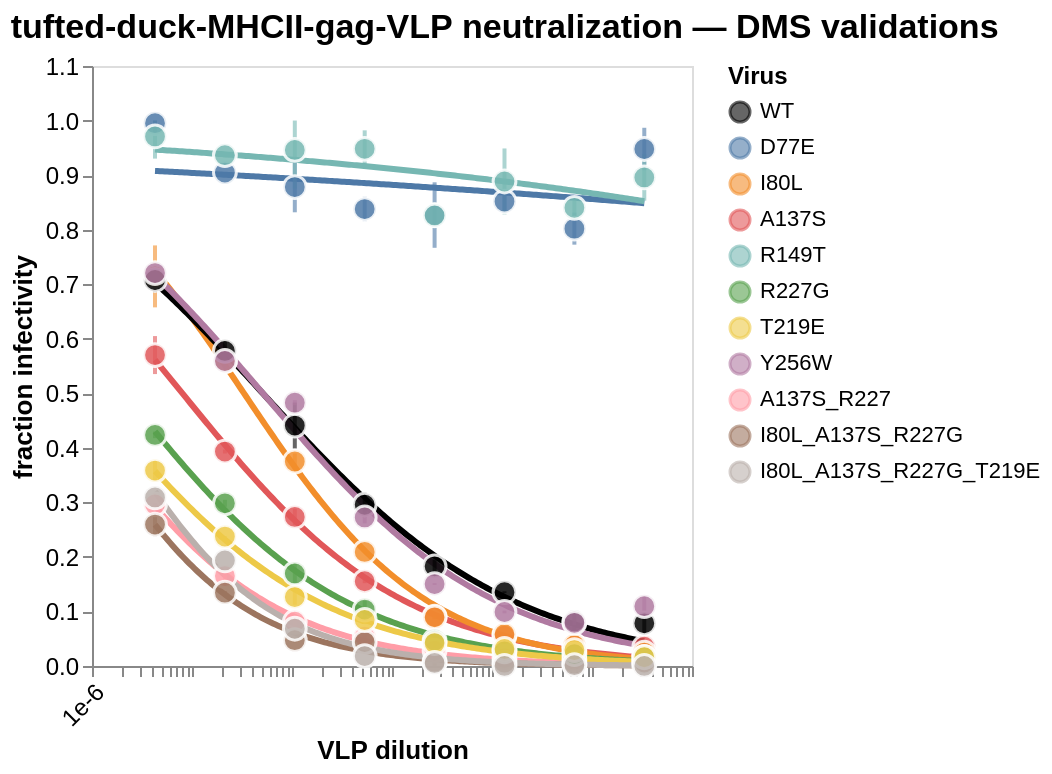

Notebook cell for this chart:
### Markdown cell above
## Build the Altair chart

### Code cell
# ── Virus order and color mapping ─────────────────────────────────────────────
virus_order = [
    'WT', 'D77E', 'I80L', 'A137S', 'R149T',
    'R227G', 'T219E', 'Y256W', 'A137S_R227', 'I80L_A137S_R227G', 'I80L_A137S_R227G_T219E',
]

tableau10 = [
    '#4e79a7', '#f28e2b', '#e15759', '#76b7b2', '#59a14f',
    '#edc948', '#b07aa1', '#ff9da7', '#9c755f', '#bab0ac','#7EB77F'
]

color_map = {}
t10_idx = 0
for v in virus_order:
    if v == 'WT':
        color_map[v] = '#000000'
    else:
        color_map[v] = tableau10[t10_idx % len(tableau10)]
        t10_idx += 1

COLOR_SCALE = alt.Scale(domain=list(color_map.keys()), range=list(color_map.values()))  # ← NOT overwritten below

# ── Aggregate data ────────────────────────────────────────────────────────────
frac_infect_agg = (
    frac_infect
    .groupby(['serum', 'virus', 'concentration'])
    .agg({'fraction infectivity': ['mean', 'std', 'count']})
    .reset_index()
)
frac_infect_agg.columns = ['serum', 'virus', 'concentration', 'mean_frac_infectivity', 'std_frac_infectivity', 'n_replicates']
frac_infect_agg['std_frac_infectivity'] = frac_infect_agg['std_frac_infectivity'].fillna(0)
frac_infect_agg['upper_bound'] = np.clip(frac_infect_agg['mean_frac_infectivity'] + frac_infect_agg['std_frac_infectivity'], 0, 1)
frac_infect_agg['lower_bound'] = np.clip(frac_infect_agg['mean_frac_infectivity'] - frac_infect_agg['std_frac_infectivity'], 0, 1)

# ── Shared encoding helpers ───────────────────────────────────────────────────
x_enc = alt.X(
    'concentration:Q',
    scale=alt.Scale(type='log'),
    title='VLP dilution',
    axis=alt.Axis(format='.0e', labelAngle=-45, grid=False),
)
y_enc = alt.Y(
    'fit:Q',
    title='fraction infectivity',
    scale=alt.Scale(domain=[0, 1.1]),
    axis=alt.Axis(grid=False),
)
color_enc = alt.Color(          # ← used in ALL layers
    'virus:N',
    scale=COLOR_SCALE,
    title='Virus',
    sort=virus_order,
)

# ── Layer 1: smooth fitted lines ──────────────────────────────────────────────
line_layer = (
    alt.Chart(smooth_df)
    .mark_line(strokeWidth=3)
    .encode(
        x=x_enc,
        y=y_enc,
        color=color_enc,
        tooltip=[
            alt.Tooltip('virus:N', title='Virus'),
            alt.Tooltip('concentration:Q', title='Concentration', format='.4e'),
            alt.Tooltip('fit:Q', title='Fitted frac. infect.', format='.3f'),
        ],
    )
)

# ── Layer 2: error bars ───────────────────────────────────────────────────────
error_layer = (
    alt.Chart(frac_infect_agg)
    .mark_errorbar(opacity=0.6, thickness=2, size=8)
    .encode(
        x=alt.X('concentration:Q', scale=alt.Scale(type='log')),
        y=alt.Y('lower_bound:Q', title='fraction infectivity'),
        y2='upper_bound:Q',
        color=color_enc,        # ← was inline alt.Color, now shared
    )
)

# ── Layer 3: mean data points ─────────────────────────────────────────────────
scatter_layer = (
    alt.Chart(frac_infect_agg)
    .mark_point(size=130, filled=True, opacity=0.85, stroke='white', strokeWidth=1.5)
    .encode(
        x=alt.X('concentration:Q', scale=alt.Scale(type='log')),
        y=alt.Y('mean_frac_infectivity:Q', title='fraction infectivity'),
        color=color_enc,        # ← was inline alt.Color, now shared
        tooltip=[
            alt.Tooltip('virus:N', title='Virus'),
            alt.Tooltip('serum:N', title='Serum'),
            alt.Tooltip('concentration:Q', title='Concentration', format='.4e'),
            alt.Tooltip('mean_frac_infectivity:Q', title='Mean frac. infectivity', format='.3f'),
            alt.Tooltip('std_frac_infectivity:Q', title='Std dev', format='.3f'),
            alt.Tooltip('n_replicates:Q', title='N replicates'),
        ],
    )
)

# ── Combine layers ────────────────────────────────────────────────────────────
chart = (
    (line_layer + error_layer + scatter_layer)
    .properties(
        width=300,
        height=300,
        title=alt.TitleParams(
            'tufted-duck-MHCII-gag-VLP neutralization — DMS validations',
            fontSize=17,
            anchor='start',
        ),
    )
    .resolve_scale(color='shared', shape='shared')
    .configure_axis(labelFontSize=12, titleFontSize=13)
    .configure_legend(labelFontSize=11, titleFontSize=12)
)
chart

### Figure 1 — Vega-Lite specification as saved in the notebook (floating-point values rounded to 4 significant figures; data arrays with more than 128 entries replaced by an {"elided": "..."} marker saying what was removed)
{"config": {"view": {"continuousWidth": 300, "continuousHeight": 300}, "axis": {"labelFontSize": 12, "titleFontSize": 13}, "legend": {"labelFontSize": 11, "titleFontSize": 12}}, "layer": [{"data": {"name": "data-0182f8cbeca3b91417cb641654fd882a"}, "mark": {"type": "line", "strokeWidth": 3}, "encoding": {"color": {"field": "virus", "scale": {"domain": ["WT", "D77E", "I80L", "A137S", "R149T", "R227G", "T219E", "Y256W", "A137S_R227", "I80L_A137S_R227G", "I80L_A137S_R227G_T219E"], "range": ["#000000", "#4e79a7", "#f28e2b", "#e15759", "#76b7b2", "#59a14f", "#edc948", "#b07aa1", "#ff9da7", "#9c755f", "#bab0ac"]}, "sort": ["WT", "D77E", "I80L", "A137S", "R149T", "R227G", "T219E", "Y256W", "A137S_R227", "I80L_A137S_R227G", "I80L_A137S_R227G_T219E"], "title": "Virus", "type": "nominal"}, "tooltip": [{"field": "virus", "title": "Virus", "type": "nominal"}, {"field": "concentration", "format": ".4e", "title": "Concentration", "type": "quantitative"}, {"field": "fit", "format": ".3f", "title": "Fitted frac. infect.", "type": "quantitative"}], "x": {"axis": {"format": ".0e", "grid": false, "labelAngle": -45}, "field": "concentration", "scale": {"type": "log"}, "title": "VLP dilution", "type": "quantitative"}, "y": {"axis": {"grid": false}, "field": "fit", "scale": {"domain": [0, 1.1]}, "title": "fraction infectivity", "type": "quantitative"}}}, {"data": {"name": "data-d9218ed88e5b0d18bbab30565169f212"}, "mark": {"type": "errorbar", "opacity": 0.6, "size": 8, "thickness": 2}, "encoding": {"color": {"field": "virus", "scale": {"domain": ["WT", "D77E", "I80L", "A137S", "R149T", "R227G", "T219E", "Y256W", "A137S_R227", "I80L_A137S_R227G", "I80L_A137S_R227G_T219E"], "range": ["#000000", "#4e79a7", "#f28e2b", "#e15759", "#76b7b2", "#59a14f", "#edc948", "#b07aa1", "#ff9da7", "#9c755f", "#bab0ac"]}, "sort": ["WT", "D77E", "I80L", "A137S", "R149T", "R227G", "T219E", "Y256W", "A137S_R227", "I80L_A137S_R227G", "I80L_A137S_R227G_T219E"], "title": "Virus", "type": "nominal"}, "x": {"field": "concentration", "scale": {"type": "log"}, "type": "quantitative"}, "y": {"field": "lower_bound", "title": "fraction infectivity", "type": "quantitative"}, "y2": {"field": "upper_bound"}}}, {"data": {"name": "data-d9218ed88e5b0d18bbab30565169f212"}, "mark": {"type": "point", "filled": true, "opacity": 0.85, "size": 130, "stroke": "white", "strokeWidth": 1.5}, "encoding": {"color": {"field": "virus", "scale": {"domain": ["WT", "D77E", "I80L", "A137S", "R149T", "R227G", "T219E", "Y256W", "A137S_R227", "I80L_A137S_R227G", "I80L_A137S_R227G_T219E"], "range": ["#000000", "#4e79a7", "#f28e2b", "#e15759", "#76b7b2", "#59a14f", "#edc948", "#b07aa1", "#ff9da7", "#9c755f", "#bab0ac"]}, "sort": ["WT", "D77E", "I80L", "A137S", "R149T", "R227G", "T219E", "Y256W", "A137S_R227", "I80L_A137S_R227G", "I80L_A137S_R227G_T219E"], "title": "Virus", "type": "nominal"}, "tooltip": [{"field": "virus", "title": "Virus", "type": "nominal"}, {"field": "serum", "title": "Serum", "type": "nominal"}, {"field": "concentration", "format": ".4e", "title": "Concentration", "type": "quantitative"}, {"field": "mean_frac_infectivity", "format": ".3f", "title": "Mean frac. infectivity", "type": "quantitative"}, {"field": "std_frac_infectivity", "format": ".3f", "title": "Std dev", "type": "quantitative"}, {"field": "n_replicates", "title": "N replicates", "type": "quantitative"}], "x": {"field": "concentration", "scale": {"type": "log"}, "type": "quantitative"}, "y": {"field": "mean_frac_infectivity", "title": "fraction infectivity", "type": "quantitative"}}}], "height": 300, "resolve": {"scale": {"color": "shared", "shape": "shared"}}, "title": {"text": "tufted-duck-MHCII-gag-VLP neutralization — DMS validations", "anchor": "start", "fontSize": 17}, "width": 300, "$schema": "https://vega.github.io/schema/vega-lite/v6.1.0.json", "datasets": {"data-0182f8cbeca3b91417cb641654fd882a": {"elided": "2200 records"}, "data-d9218ed88e5b0d18bbab30565169f212": [{"serum": "tufted-duck-MHCII-gag-VLP", "virus": "A137S", "concentration": 4.267e-06, "mean_frac_infectivity": 0.57, "std_frac_infectivity": 0.03482, "n_replicates": 2, "upper_bound": 0.6049, "lower_bound": 0.5352}, {"serum": "tufted-duck-MHCII-gag-VLP", "virus": "A137S", "concentration": 2.133e-05, "mean_frac_infectivity": 0.3932, "std_frac_infectivity": 0.003661, "n_replicates": 2, "upper_bound": 0.3968, "lower_bound": 0.3895}, {"serum": "tufted-duck-MHCII-gag-VLP", "virus": "A137S", "concentration": 0.0001067, "mean_frac_infectivity": 0.2733, "std_frac_infectivity": 0.01508, "n_replicates": 2, "upper_bound": 0.2884, "lower_bound": 0.2582}, {"serum": "tufted-duck-MHCII-gag-VLP", "virus": "A137S", "concentration": 0.0005333, "mean_frac_infectivity": 0.1554, "std_frac_infectivity": 0.003602, "n_replicates": 2, "upper_bound": 0.159, "lower_bound": 0.1518}, {"serum": "tufted-duck-MHCII-gag-VLP", "virus": "A137S", "concentration": 0.002667, "mean_frac_infectivity": 0.09062, "std_frac_infectivity": 0.005209, "n_replicates": 2, "upper_bound": 0.09582, "lower_bound": 0.08541}, {"serum": "tufted-duck-MHCII-gag-VLP", "virus": "A137S", "concentration": 0.01333, "mean_frac_infectivity": 0.05557, "std_frac_infectivity": 0.002822, "n_replicates": 2, "upper_bound": 0.05839, "lower_bound": 0.05275}, {"serum": "tufted-duck-MHCII-gag-VLP", "virus": "A137S", "concentration": 0.06667, "mean_frac_infectivity": 0.03733, "std_frac_infectivity": 0.0005227, "n_replicates": 2, "upper_bound": 0.03786, "lower_bound": 0.03681}, {"serum": "tufted-duck-MHCII-gag-VLP", "virus": "A137S", "concentration": 0.3333, "mean_frac_infectivity": 0.03529, "std_frac_infectivity": 0.001831, "n_replicates": 2, "upper_bound": 0.03713, "lower_bound": 0.03346}, {"serum": "tufted-duck-MHCII-gag-VLP", "virus": "A137S_R227", "concentration": 4.267e-06, "mean_frac_infectivity": 0.2961, "std_frac_infectivity": 0.002535, "n_replicates": 2, "upper_bound": 0.2987, "lower_bound": 0.2936}, {"serum": "tufted-duck-MHCII-gag-VLP", "virus": "A137S_R227", "concentration": 2.133e-05, "mean_frac_infectivity": 0.1649, "std_frac_infectivity": 0.0085, "n_replicates": 2, "upper_bound": 0.1734, "lower_bound": 0.1564}, {"serum": "tufted-duck-MHCII-gag-VLP", "virus": "A137S_R227", "concentration": 0.0001067, "mean_frac_infectivity": 0.08112, "std_frac_infectivity": 0.00957, "n_replicates": 2, "upper_bound": 0.09069, "lower_bound": 0.07155}, {"serum": "tufted-duck-MHCII-gag-VLP", "virus": "A137S_R227", "concentration": 0.0005333, "mean_frac_infectivity": 0.0536, "std_frac_infectivity": 0.002868, "n_replicates": 2, "upper_bound": 0.05647, "lower_bound": 0.05073}, {"serum": "tufted-duck-MHCII-gag-VLP", "virus": "A137S_R227", "concentration": 0.002667, "mean_frac_infectivity": 0.02816, "std_frac_infectivity": 0.0006044, "n_replicates": 2, "upper_bound": 0.02877, "lower_bound": 0.02756}, {"serum": "tufted-duck-MHCII-gag-VLP", "virus": "A137S_R227", "concentration": 0.01333, "mean_frac_infectivity": 0.01444, "std_frac_infectivity": 0.001263, "n_replicates": 2, "upper_bound": 0.0157, "lower_bound": 0.01318}, {"serum": "tufted-duck-MHCII-gag-VLP", "virus": "A137S_R227", "concentration": 0.06667, "mean_frac_infectivity": 0.01182, "std_frac_infectivity": 0.003697, "n_replicates": 2, "upper_bound": 0.01551, "lower_bound": 0.00812}, {"serum": "tufted-duck-MHCII-gag-VLP", "virus": "A137S_R227", "concentration": 0.3333, "mean_frac_infectivity": 0.008259, "std_frac_infectivity": 0.0004251, "n_replicates": 2, "upper_bound": 0.008684, "lower_bound": 0.007834}, {"serum": "tufted-duck-MHCII-gag-VLP", "virus": "D77E", "concentration": 4.267e-06, "mean_frac_infectivity": 0.9952, "std_frac_infectivity": 0.01706, "n_replicates": 2, "upper_bound": 1.0, "lower_bound": 0.9782}, {"serum": "tufted-duck-MHCII-gag-VLP", "virus": "D77E", "concentration": 2.133e-05, "mean_frac_infectivity": 0.9046, "std_frac_infectivity": 0.0009145, "n_replicates": 2, "upper_bound": 0.9055, "lower_bound": 0.9037}, {"serum": "tufted-duck-MHCII-gag-VLP", "virus": "D77E", "concentration": 0.0001067, "mean_frac_infectivity": 0.8781, "std_frac_infectivity": 0.04628, "n_replicates": 2, "upper_bound": 0.9243, "lower_bound": 0.8318}, {"serum": "tufted-duck-MHCII-gag-VLP", "virus": "D77E", "concentration": 0.0005333, "mean_frac_infectivity": 0.8377, "std_frac_infectivity": 0.02263, "n_replicates": 2, "upper_bound": 0.8604, "lower_bound": 0.8151}, {"serum": "tufted-duck-MHCII-gag-VLP", "virus": "D77E", "concentration": 0.002667, "mean_frac_infectivity": 0.8267, "std_frac_infectivity": 0.06005, "n_replicates": 2, "upper_bound": 0.8868, "lower_bound": 0.7667}, {"serum": "tufted-duck-MHCII-gag-VLP", "virus": "D77E", "concentration": 0.01333, "mean_frac_infectivity": 0.8515, "std_frac_infectivity": 0.01675, "n_replicates": 2, "upper_bound": 0.8683, "lower_bound": 0.8348}, {"serum": "tufted-duck-MHCII-gag-VLP", "virus": "D77E", "concentration": 0.06667, "mean_frac_infectivity": 0.8019, "std_frac_infectivity": 0.0294, "n_replicates": 2, "upper_bound": 0.8313, "lower_bound": 0.7724}, {"serum": "tufted-duck-MHCII-gag-VLP", "virus": "D77E", "concentration": 0.3333, "mean_frac_infectivity": 0.9478, "std_frac_infectivity": 0.0389, "n_replicates": 2, "upper_bound": 0.9867, "lower_bound": 0.9089}, {"serum": "tufted-duck-MHCII-gag-VLP", "virus": "I80L", "concentration": 4.267e-06, "mean_frac_infectivity": 0.7143, "std_frac_infectivity": 0.05679, "n_replicates": 2, "upper_bound": 0.7711, "lower_bound": 0.6575}, {"serum": "tufted-duck-MHCII-gag-VLP", "virus": "I80L", "concentration": 2.133e-05, "mean_frac_infectivity": 0.5592, "std_frac_infectivity": 0.001792, "n_replicates": 2, "upper_bound": 0.561, "lower_bound": 0.5574}, {"serum": "tufted-duck-MHCII-gag-VLP", "virus": "I80L", "concentration": 0.0001067, "mean_frac_infectivity": 0.3749, "std_frac_infectivity": 0.01491, "n_replicates": 2, "upper_bound": 0.3898, "lower_bound": 0.36}, {"serum": "tufted-duck-MHCII-gag-VLP", "virus": "I80L", "concentration": 0.0005333, "mean_frac_infectivity": 0.2092, "std_frac_infectivity": 0.0001325, "n_replicates": 2, "upper_bound": 0.2093, "lower_bound": 0.209}, {"serum": "tufted-duck-MHCII-gag-VLP", "virus": "I80L", "concentration": 0.002667, "mean_frac_infectivity": 0.08923, "std_frac_infectivity": 0.002466, "n_replicates": 2, "upper_bound": 0.09169, "lower_bound": 0.08676}, {"serum": "tufted-duck-MHCII-gag-VLP", "virus": "I80L", "concentration": 0.01333, "mean_frac_infectivity": 0.05837, "std_frac_infectivity": 0.001056, "n_replicates": 2, "upper_bound": 0.05943, "lower_bound": 0.05731}, {"serum": "tufted-duck-MHCII-gag-VLP", "virus": "I80L", "concentration": 0.06667, "mean_frac_infectivity": 0.0382, "std_frac_infectivity": 0.008707, "n_replicates": 2, "upper_bound": 0.0469, "lower_bound": 0.02949}, {"serum": "tufted-duck-MHCII-gag-VLP", "virus": "I80L", "concentration": 0.3333, "mean_frac_infectivity": 0.0247, "std_frac_infectivity": 0.003094, "n_replicates": 2, "upper_bound": 0.02779, "lower_bound": 0.0216}, {"serum": "tufted-duck-MHCII-gag-VLP", "virus": "I80L_A137S_R227G", "concentration": 4.267e-06, "mean_frac_infectivity": 0.2593, "std_frac_infectivity": 0.02238, "n_replicates": 2, "upper_bound": 0.2816, "lower_bound": 0.2369}, {"serum": "tufted-duck-MHCII-gag-VLP", "virus": "I80L_A137S_R227G", "concentration": 2.133e-05, "mean_frac_infectivity": 0.1344, "std_frac_infectivity": 0.003105, "n_replicates": 2, "upper_bound": 0.1375, "lower_bound": 0.1313}, {"serum": "tufted-duck-MHCII-gag-VLP", "virus": "I80L_A137S_R227G", "concentration": 0.0001067, "mean_frac_infectivity": 0.04731, "std_frac_infectivity": 0.003943, "n_replicates": 2, "upper_bound": 0.05126, "lower_bound": 0.04337}, {"serum": "tufted-duck-MHCII-gag-VLP", "virus": "I80L_A137S_R227G", "concentration": 0.0005333, "mean_frac_infectivity": 0.04394, "std_frac_infectivity": 0.003553, "n_replicates": 2, "upper_bound": 0.04749, "lower_bound": 0.04039}, {"serum": "tufted-duck-MHCII-gag-VLP", "virus": "I80L_A137S_R227G", "concentration": 0.002667, "mean_frac_infectivity": 0.007993, "std_frac_infectivity": 0.007664, "n_replicates": 2, "upper_bound": 0.01566, "lower_bound": 0.0003288}, {"serum": "tufted-duck-MHCII-gag-VLP", "virus": "I80L_A137S_R227G", "concentration": 0.01333, "mean_frac_infectivity": 0.006025, "std_frac_infectivity": 0.004592, "n_replicates": 2, "upper_bound": 0.01062, "lower_bound": 0.001433}, {"serum": "tufted-duck-MHCII-gag-VLP", "virus": "I80L_A137S_R227G", "concentration": 0.06667, "mean_frac_infectivity": 0.004175, "std_frac_infectivity": 0.004648, "n_replicates": 2, "upper_bound": 0.008823, "lower_bound": 0.0}, {"serum": "tufted-duck-MHCII-gag-VLP", "virus": "I80L_A137S_R227G", "concentration": 0.3333, "mean_frac_infectivity": 0.006397, "std_frac_infectivity": 0.008928, "n_replicates": 2, "upper_bound": 0.01532, "lower_bound": 0.0}, {"serum": "tufted-duck-MHCII-gag-VLP", "virus": "R149T", "concentration": 4.267e-06, "mean_frac_infectivity": 0.9708, "std_frac_infectivity": 0.04059, "n_replicates": 2, "upper_bound": 1.0, "lower_bound": 0.9302}, {"serum": "tufted-duck-MHCII-gag-VLP", "virus": "R149T", "concentration": 2.133e-05, "mean_frac_infectivity": 0.9364, "std_frac_infectivity": 0.00403, "n_replicates": 2, "upper_bound": 0.9405, "lower_bound": 0.9324}, {"serum": "tufted-duck-MHCII-gag-VLP", "virus": "R149T", "concentration": 0.0001067, "mean_frac_infectivity": 0.9462, "std_frac_infectivity": 0.07122, "n_replicates": 2, "upper_bound": 1.0, "lower_bound": 0.875}, {"serum": "tufted-duck-MHCII-gag-VLP", "virus": "R149T", "concentration": 0.0005333, "mean_frac_infectivity": 0.9482, "std_frac_infectivity": 0.03384, "n_replicates": 2, "upper_bound": 0.9821, "lower_bound": 0.9144}, {"serum": "tufted-duck-MHCII-gag-VLP", "virus": "R149T", "concentration": 0.002667, "mean_frac_infectivity": 0.8261, "std_frac_infectivity": 0.02352, "n_replicates": 2, "upper_bound": 0.8496, "lower_bound": 0.8025}, {"serum": "tufted-duck-MHCII-gag-VLP", "virus": "R149T", "concentration": 0.01333, "mean_frac_infectivity": 0.8883, "std_frac_infectivity": 0.06059, "n_replicates": 2, "upper_bound": 0.9488, "lower_bound": 0.8277}, {"serum": "tufted-duck-MHCII-gag-VLP", "virus": "R149T", "concentration": 0.06667, "mean_frac_infectivity": 0.84, "std_frac_infectivity": 0.01493, "n_replicates": 2, "upper_bound": 0.8549, "lower_bound": 0.825}, {"serum": "tufted-duck-MHCII-gag-VLP", "virus": "R149T", "concentration": 0.3333, "mean_frac_infectivity": 0.8957, "std_frac_infectivity": 0.04264, "n_replicates": 2, "upper_bound": 0.9384, "lower_bound": 0.8531}, {"serum": "tufted-duck-MHCII-gag-VLP", "virus": "R227G", "concentration": 4.267e-06, "mean_frac_infectivity": 0.4237, "std_frac_infectivity": 0.006086, "n_replicates": 2, "upper_bound": 0.4298, "lower_bound": 0.4176}, {"serum": "tufted-duck-MHCII-gag-VLP", "virus": "R227G", "concentration": 2.133e-05, "mean_frac_infectivity": 0.2983, "std_frac_infectivity": 0.006417, "n_replicates": 2, "upper_bound": 0.3047, "lower_bound": 0.2919}, {"serum": "tufted-duck-MHCII-gag-VLP", "virus": "R227G", "concentration": 0.0001067, "mean_frac_infectivity": 0.1697, "std_frac_infectivity": 0.02023, "n_replicates": 2, "upper_bound": 0.19, "lower_bound": 0.1495}, {"serum": "tufted-duck-MHCII-gag-VLP", "virus": "R227G", "concentration": 0.0005333, "mean_frac_infectivity": 0.1034, "std_frac_infectivity": 0.01577, "n_replicates": 2, "upper_bound": 0.1192, "lower_bound": 0.08767}, {"serum": "tufted-duck-MHCII-gag-VLP", "virus": "R227G", "concentration": 0.002667, "mean_frac_infectivity": 0.04651, "std_frac_infectivity": 0.01052, "n_replicates": 2, "upper_bound": 0.05704, "lower_bound": 0.03599}, {"serum": "tufted-duck-MHCII-gag-VLP", "virus": "R227G", "concentration": 0.01333, "mean_frac_infectivity": 0.02696, "std_frac_infectivity": 0.007916, "n_replicates": 2, "upper_bound": 0.03487, "lower_bound": 0.01904}, {"serum": "tufted-duck-MHCII-gag-VLP", "virus": "R227G", "concentration": 0.06667, "mean_frac_infectivity": 0.02176, "std_frac_infectivity": 0.0008881, "n_replicates": 2, "upper_bound": 0.02265, "lower_bound": 0.02088}, {"serum": "tufted-duck-MHCII-gag-VLP", "virus": "R227G", "concentration": 0.3333, "mean_frac_infectivity": 0.01678, "std_frac_infectivity": 0.003236, "n_replicates": 2, "upper_bound": 0.02002, "lower_bound": 0.01355}, {"serum": "tufted-duck-MHCII-gag-VLP", "virus": "T219E", "concentration": 4.267e-06, "mean_frac_infectivity": 0.3583, "std_frac_infectivity": 0.02017, "n_replicates": 2, "upper_bound": 0.3784, "lower_bound": 0.3381}, {"serum": "tufted-duck-MHCII-gag-VLP", "virus": "T219E", "concentration": 2.133e-05, "mean_frac_infectivity": 0.2373, "std_frac_infectivity": 0.0008781, "n_replicates": 2, "upper_bound": 0.2381, "lower_bound": 0.2364}, {"serum": "tufted-duck-MHCII-gag-VLP", "virus": "T219E", "concentration": 0.0001067, "mean_frac_infectivity": 0.1264, "std_frac_infectivity": 0.01417, "n_replicates": 2, "upper_bound": 0.1406, "lower_bound": 0.1122}, {"serum": "tufted-duck-MHCII-gag-VLP", "virus": "T219E", "concentration": 0.0005333, "mean_frac_infectivity": 0.08436, "std_frac_infectivity": 0.001604, "n_replicates": 2, "upper_bound": 0.08597, "lower_bound": 0.08276}, {"serum": "tufted-duck-MHCII-gag-VLP", "virus": "T219E", "concentration": 0.002667, "mean_frac_infectivity": 0.04194, "std_frac_infectivity": 0.009255, "n_replicates": 2, "upper_bound": 0.05119, "lower_bound": 0.03268}, {"serum": "tufted-duck-MHCII-gag-VLP", "virus": "T219E", "concentration": 0.01333, "mean_frac_infectivity": 0.03134, "std_frac_infectivity": 0.008505, "n_replicates": 2, "upper_bound": 0.03985, "lower_bound": 0.02284}, {"serum": "tufted-duck-MHCII-gag-VLP", "virus": "T219E", "concentration": 0.06667, "mean_frac_infectivity": 0.02916, "std_frac_infectivity": 0.000575, "n_replicates": 2, "upper_bound": 0.02973, "lower_bound": 0.02858}, {"serum": "tufted-duck-MHCII-gag-VLP", "virus": "T219E", "concentration": 0.3333, "mean_frac_infectivity": 0.01608, "std_frac_infectivity": 0.005539, "n_replicates": 2, "upper_bound": 0.02162, "lower_bound": 0.01054}, {"serum": "tufted-duck-MHCII-gag-VLP", "virus": "WT", "concentration": 4.267e-06, "mean_frac_infectivity": 0.7077, "std_frac_infectivity": 0.02251, "n_replicates": 2, "upper_bound": 0.7302, "lower_bound": 0.6851}, {"serum": "tufted-duck-MHCII-gag-VLP", "virus": "WT", "concentration": 2.133e-05, "mean_frac_infectivity": 0.5777, "std_frac_infectivity": 0.01942, "n_replicates": 2, "upper_bound": 0.5971, "lower_bound": 0.5583}, {"serum": "tufted-duck-MHCII-gag-VLP", "virus": "WT", "concentration": 0.0001067, "mean_frac_infectivity": 0.4407, "std_frac_infectivity": 0.04224, "n_replicates": 2, "upper_bound": 0.483, "lower_bound": 0.3985}, {"serum": "tufted-duck-MHCII-gag-VLP", "virus": "WT", "concentration": 0.0005333, "mean_frac_infectivity": 0.2957, "std_frac_infectivity": 0.02328, "n_replicates": 2, "upper_bound": 0.3189, "lower_bound": 0.2724}, {"serum": "tufted-duck-MHCII-gag-VLP", "virus": "WT", "concentration": 0.002667, "mean_frac_infectivity": 0.1828, "std_frac_infectivity": 0.01258, "n_replicates": 2, "upper_bound": 0.1954, "lower_bound": 0.1702}, {"serum": "tufted-duck-MHCII-gag-VLP", "virus": "WT", "concentration": 0.01333, "mean_frac_infectivity": 0.1354, "std_frac_infectivity": 0.001711, "n_replicates": 2, "upper_bound": 0.1371, "lower_bound": 0.1336}, {"serum": "tufted-duck-MHCII-gag-VLP", "virus": "WT", "concentration": 0.06667, "mean_frac_infectivity": 0.08167, "std_frac_infectivity": 0.01536, "n_replicates": 2, "upper_bound": 0.09703, "lower_bound": 0.06631}, {"serum": "tufted-duck-MHCII-gag-VLP", "virus": "WT", "concentration": 0.3333, "mean_frac_infectivity": 0.07832, "std_frac_infectivity": 0.01881, "n_replicates": 2, "upper_bound": 0.09714, "lower_bound": 0.05951}, {"serum": "tufted-duck-MHCII-gag-VLP", "virus": "Y256W", "concentration": 4.267e-06, "mean_frac_infectivity": 0.7204, "std_frac_infectivity": 0.01253, "n_replicates": 2, "upper_bound": 0.7329, "lower_bound": 0.7078}, {"serum": "tufted-duck-MHCII-gag-VLP", "virus": "Y256W", "concentration": 2.133e-05, "mean_frac_infectivity": 0.5591, "std_frac_infectivity": 0.01581, "n_replicates": 2, "upper_bound": 0.575, "lower_bound": 0.5433}, {"serum": "tufted-duck-MHCII-gag-VLP", "virus": "Y256W", "concentration": 0.0001067, "mean_frac_infectivity": 0.4828, "std_frac_infectivity": 0.004636, "n_replicates": 2, "upper_bound": 0.4875, "lower_bound": 0.4782}, {"serum": "tufted-duck-MHCII-gag-VLP", "virus": "Y256W", "concentration": 0.0005333, "mean_frac_infectivity": 0.2723, "std_frac_infectivity": 0.01096, "n_replicates": 2, "upper_bound": 0.2833, "lower_bound": 0.2614}, {"serum": "tufted-duck-MHCII-gag-VLP", "virus": "Y256W", "concentration": 0.002667, "mean_frac_infectivity": 0.1502, "std_frac_infectivity": 0.001597, "n_replicates": 2, "upper_bound": 0.1518, "lower_bound": 0.1486}, {"serum": "tufted-duck-MHCII-gag-VLP", "virus": "Y256W", "concentration": 0.01333, "mean_frac_infectivity": 0.09904, "std_frac_infectivity": 0.002578, "n_replicates": 2, "upper_bound": 0.1016, "lower_bound": 0.09646}, {"serum": "tufted-duck-MHCII-gag-VLP", "virus": "Y256W", "concentration": 0.06667, "mean_frac_infectivity": 0.07921, "std_frac_infectivity": 0.004577, "n_replicates": 2, "upper_bound": 0.08378, "lower_bound": 0.07463}, {"serum": "tufted-duck-MHCII-gag-VLP", "virus": "Y256W", "concentration": 0.3333, "mean_frac_infectivity": 0.1097, "std_frac_infectivity": 0.0179, "n_replicates": 2, "upper_bound": 0.1276, "lower_bound": 0.09185}, {"serum": "tufted-duck-MHCII-gag_VLP", "virus": "I80L_A137S_R227G_T219E", "concentration": 4.267e-06, "mean_frac_infectivity": 0.3091, "std_frac_infectivity": 0.0, "n_replicates": 1, "upper_bound": 0.3091, "lower_bound": 0.3091}, {"serum": "tufted-duck-MHCII-gag_VLP", "virus": "I80L_A137S_R227G_T219E", "concentration": 2.133e-05, "mean_frac_infectivity": 0.1936, "std_frac_infectivity": 0.0, "n_replicates": 1, "upper_bound": 0.1936, "lower_bound": 0.1936}, {"serum": "tufted-duck-MHCII-gag_VLP", "virus": "I80L_A137S_R227G_T219E", "concentration": 0.0001067, "mean_frac_infectivity": 0.0683, "std_frac_infectivity": 0.0, "n_replicates": 1, "upper_bound": 0.0683, "lower_bound": 0.0683}, {"serum": "tufted-duck-MHCII-gag_VLP", "virus": "I80L_A137S_R227G_T219E", "concentration": 0.0005333, "mean_frac_infectivity": 0.0182, "std_frac_infectivity": 0.0, "n_replicates": 1, "upper_bound": 0.0182, "lower_bound": 0.0182}, {"serum": "tufted-duck-MHCII-gag_VLP", "virus": "I80L_A137S_R227G_T219E", "concentration": 0.002667, "mean_frac_infectivity": 0.005716, "std_frac_infectivity": 0.0, "n_replicates": 1, "upper_bound": 0.005716, "lower_bound": 0.005716}, {"serum": "tufted-duck-MHCII-gag_VLP", "virus": "I80L_A137S_R227G_T219E", "concentration": 0.01333, "mean_frac_infectivity": 0.0001846, "std_frac_infectivity": 0.0, "n_replicates": 1, "upper_bound": 0.0001846, "lower_bound": 0.0001846}, {"serum": "tufted-duck-MHCII-gag_VLP", "virus": "I80L_A137S_R227G_T219E", "concentration": 0.06667, "mean_frac_infectivity": 0.001498, "std_frac_infectivity": 0.0, "n_replicates": 1, "upper_bound": 0.001498, "lower_bound": 0.001498}, {"serum": "tufted-duck-MHCII-gag_VLP", "virus": "I80L_A137S_R227G_T219E", "concentration": 0.3333, "mean_frac_infectivity": 0.000153, "std_frac_infectivity": 0.0, "n_replicates": 1, "upper_bound": 0.000153, "lower_bound": 0.000153}]}}
